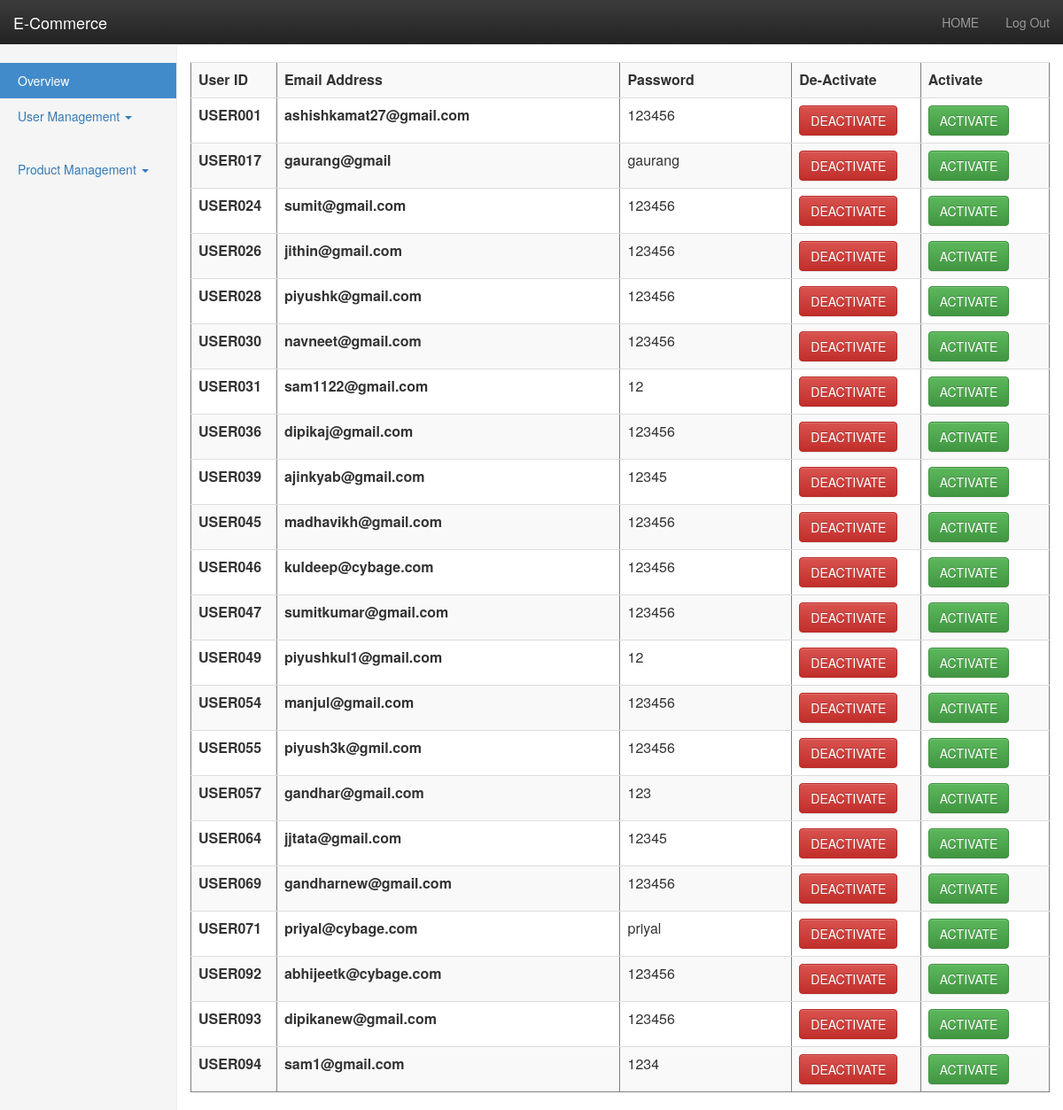
/ecomm_project/user_details.php, run on the app's committed database.
### tables this page shows
CREATE TABLE IF NOT EXISTS `user` (
  `user_id` varchar(15) NOT NULL DEFAULT '0',
  `email_id` varchar(30) NOT NULL,
  `password` varchar(30) NOT NULL,
  `is_active` int(11) DEFAULT '1',
  PRIMARY KEY (`user_id`)
);

### ecomm_project/Helper.php (called while the page is built, shortened)
<?php
class Helper {
   public $con;
	public function __construct($databasename) {
		try{
		$this->con=new mysqli(Config::HOST, Config::USER, Config::PASSWORD, $databasename);
		} catch(Exception $e){
		echo $e->errorMessage();
		}
	}
	public function read_all($field, $table) {
		$sql="SELECT $field FROM $table";
		try {
		$result=$this->con->query($sql);
		if ($result->num_rows==0) {
			return "No rows found";
		} else {
			while ($row=$result->fetch_array(MYSQL_ASSOC)) {
				$data[]=$row;
			}
			return $data;
		}
		} catch(Exception $e){
		echo $e->errorMessage();
		}
	}
}
$helper=new Helper("ecomm");

### ecomm_project/user_details.php (the view, shortened to what this page needs)
<?php
include_once('Helper_page.php');
?>
<div class="col-sm-9 col-sm-offset-3 col-md-10 col-md-offset-2">
	<div class="table-responsive">
	<?php
		echo "<table align='left' width=90% border='1'class='table table-striped'>";
	?>
	<tr>
   	<th width="80">User ID</th>
    	<th width="60" >Email Address</th>
    	<th width="30" >Password</th>
    	<th width="10">De-Activate</th>
	<th width="10">Activate</th>
    	<br/>
 	</tr>
	<?php
		$result=$helper->read_all("*", "user");
		if (is_array($result)) {
			foreach ($result as $row) {
				?>
	<tr>
		<td width="10%"><b><?= $row["user_id"]?></b></td>
		<td width="40%"><b><?=$row['email_id']?></b></td>
		<td width="20%"><?=$row['password'] ?></td>
		<td width="15%"><input type="button" class="btn btn-danger"  value="DEACTIVATE" onClick='updateUser("<?=$row['user_id'] ?>")'/></td>
		<td width="15%"><input type="button" class="btn btn-success" value="ACTIVATE" onClick='updateUser1("<?=$row['user_id'] ?>")'/></td>
	</tr>
<?php
}
echo "</table>";
}
?>
</div>
</div>
<div>
</div>

### ecomm_project/css/adminDashboard.css (style rules this page uses)
body { padding-top: 50px; }
.navbar-fixed-top { border: 0; }
.sidebar { display: none; }
@media (min-width: 768px) { .sidebar { position: fixed; top: 51px; bottom: 0; left: 0; z-index: 1000; display: block; padding: 20px; overflow-x: hidden; overflow-y: auto; background-color: #f5f5f5; border-right: 1px solid #eee; } }
.nav-sidebar { margin-right: -21px; margin-bottom: 20px; margin-left: -20px; }
.nav-sidebar > li > a { padding-right: 20px; padding-left: 20px; }
.nav-sidebar > .active > a, .nav-sidebar > .active > a:hover, .nav-sidebar > .active > a:focus { color: #fff; background-color: #428bca; }

### data on the page
user: user_id "USER001", email "ashishkamat27@gmail.com", password "123456"
user: user_id "USER017", email "gaurang@gmail", password "gaurang"
user: user_id "USER024", email "sumit@gmail.com", password "123456"
user: user_id "USER026", email "jithin@gmail.com", password "123456"
user: user_id "USER028", email "piyushk@gmail.com", password "123456"
user: user_id "USER030", email "navneet@gmail.com", password "123456"
user: user_id "USER031", email "sam1122@gmail.com", password "12"
user: user_id "USER036", email "dipikaj@gmail.com", password "123456"
user: user_id "USER039", email "ajinkyab@gmail.com", password "12345"
user: user_id "USER045", email "madhavikh@gmail.com", password "123456"
user: user_id "USER046", email "kuldeep@cybage.com", password "123456"
user: user_id "USER047", email "sumitkumar@gmail.com", password "123456"
user: user_id "USER049", email "piyushkul1@gmail.com", password "12"
user: user_id "USER054", email "manjul@gmail.com", password "123456"
user: user_id "USER055", email "piyush3k@gmil.com", password "123456"
user: user_id "USER057", email "gandhar@gmail.com", password "123"
user: user_id "USER064", email "jjtata@gmail.com", password "12345"
user: user_id "USER069", email "gandharnew@gmail.com", password "123456"
user: user_id "USER071", email "priyal@cybage.com", password "priyal"
user: user_id "USER092", email "abhijeetk@cybage.com", password "123456"
user: user_id "USER093", email "dipikanew@gmail.com", password "123456"
user: user_id "USER094", email "sam1@gmail.com", password "1234"
